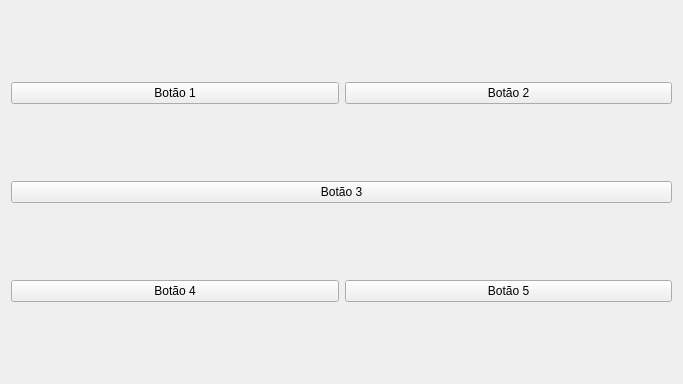
<?xml version="1.0" encoding="UTF-8"?>
<ui version="4.0">
 <class>MainWidget</class>
 <widget class="QWidget" name="MainWidget">
  <property name="geometry">
   <rect>
    <x>0</x>
    <y>0</y>
    <width>683</width>
    <height>384</height>
   </rect>
  </property>
  <property name="minimumSize">
   <size>
    <width>683</width>
    <height>384</height>
   </size>
  </property>
  <property name="maximumSize">
   <size>
    <width>683</width>
    <height>384</height>
   </size>
  </property>
  <property name="windowTitle">
   <string>QGridLayout com QWidget.</string>
  </property>
  <property name="windowIcon">
   <iconset>
    <normaloff>../../../../images/icons/icon.png</normaloff>../../../../images/icons/icon.png</iconset>
  </property>
  <layout class="QGridLayout" name="gridLayout">
   <item row="0" column="1">
    <widget class="QPushButton" name="pushButton_2">
     <property name="text">
      <string>Botão 2</string>
     </property>
    </widget>
   </item>
   <item row="0" column="0">
    <widget class="QPushButton" name="pushButton_1">
     <property name="text">
      <string>Botão 1</string>
     </property>
    </widget>
   </item>
   <item row="2" column="0">
    <widget class="QPushButton" name="pushButton_4">
     <property name="text">
      <string>Botão 4</string>
     </property>
    </widget>
   </item>
   <item row="2" column="1">
    <widget class="QPushButton" name="pushButton_5">
     <property name="text">
      <string>Botão 5</string>
     </property>
    </widget>
   </item>
   <item row="1" column="0" colspan="2">
    <widget class="QPushButton" name="pushButton_3">
     <property name="sizePolicy">
      <sizepolicy hsizetype="Minimum" vsizetype="Fixed">
       <horstretch>0</horstretch>
       <verstretch>0</verstretch>
      </sizepolicy>
     </property>
     <property name="text">
      <string>Botão 3</string>
     </property>
    </widget>
   </item>
  </layout>
 </widget>
 <resources/>
 <connections/>
</ui>
